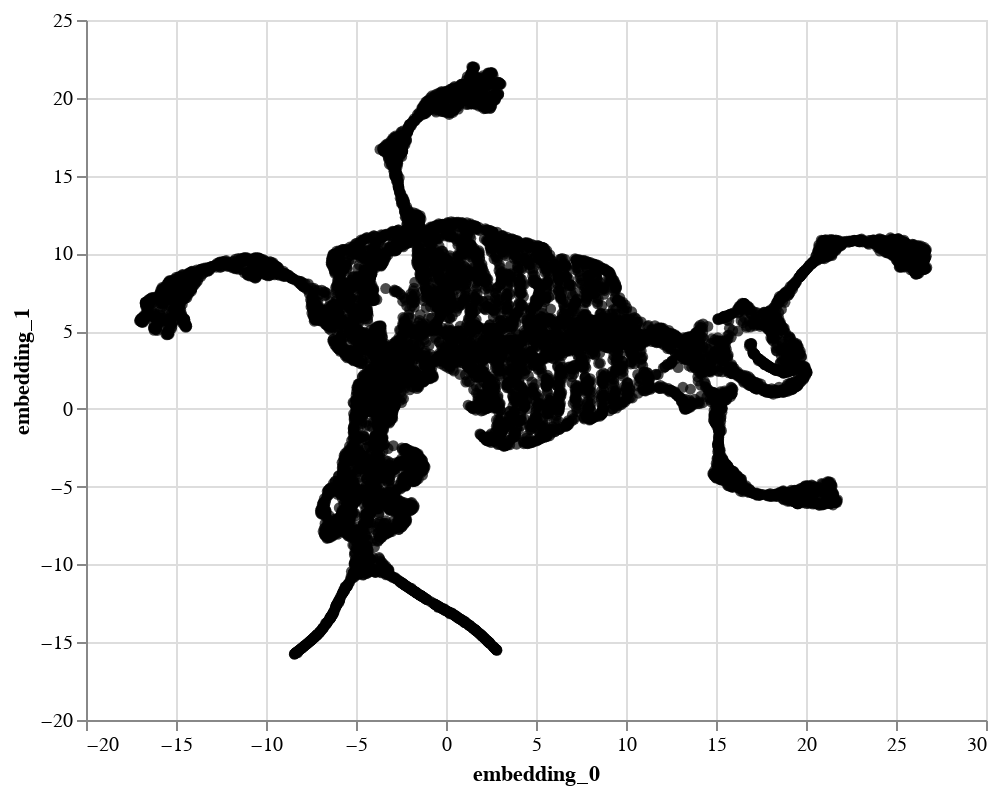

Notebook source saved alongside this figure:
### Code cell
import altair as alt
alt.data_transformers.enable("vegafusion")

alt.Chart(embedding).mark_circle(color="black").encode(
    x=alt.X("embedding_0"),
    y=alt.Y("embedding_1")
).properties(width=450, height=350)

### Figure 1 — Vega specification as saved in the notebook (floating-point values rounded to 4 significant figures; data arrays with more than 128 entries replaced by an {"elided": "..."} marker saying what was removed)
{"$schema": "https://vega.github.io/schema/vega/v5.json", "data": [{"name": "source_0", "values": {"elided": "10000 records"}}, {"name": "source_0_x_domain_embedding_0", "values": [{"min": -17.03, "max": 26.71}]}, {"name": "source_0_y_domain_embedding_1", "values": [{"min": -15.77, "max": 21.99}]}], "marks": [{"type": "symbol", "name": "marks", "from": {"data": "source_0"}, "encode": {"update": {"fill": {"value": "black"}, "opacity": {"value": 0.7}, "y": {"field": "embedding_1", "scale": "y"}, "shape": {"value": "circle"}, "x": {"field": "embedding_0", "scale": "x"}}}, "style": ["circle"]}], "scales": [{"name": "x", "type": "linear", "domain": [{"signal": "(data(\"source_0_x_domain_embedding_0\")[0] || {}).min"}, {"signal": "(data(\"source_0_x_domain_embedding_0\")[0] || {}).max"}], "range": [0, {"signal": "width"}], "zero": true, "nice": true}, {"name": "y", "type": "linear", "domain": [{"signal": "(data(\"source_0_y_domain_embedding_1\")[0] || {}).min"}, {"signal": "(data(\"source_0_y_domain_embedding_1\")[0] || {}).max"}], "range": [{"signal": "height"}, 0], "zero": true, "nice": true}], "axes": [{"scale": "x", "maxExtent": 0, "minExtent": 0, "orient": "bottom", "gridScale": "y", "labels": false, "aria": false, "zindex": 0, "tickCount": {"signal": "ceil(width/40)"}, "grid": true, "domain": false, "ticks": false}, {"scale": "y", "aria": false, "tickCount": {"signal": "ceil(height/40)"}, "orient": "left", "maxExtent": 0, "ticks": false, "zindex": 0, "minExtent": 0, "gridScale": "x", "grid": true, "domain": false, "labels": false}, {"scale": "x", "orient": "bottom", "labelFlush": true, "zindex": 0, "tickCount": {"signal": "ceil(width/40)"}, "title": "embedding_0", "labelOverlap": true, "grid": false}, {"scale": "y", "grid": false, "tickCount": {"signal": "ceil(height/40)"}, "zindex": 0, "orient": "left", "labelOverlap": true, "title": "embedding_1"}], "width": 450, "style": "cell", "background": "white", "padding": 5, "height": 350}
